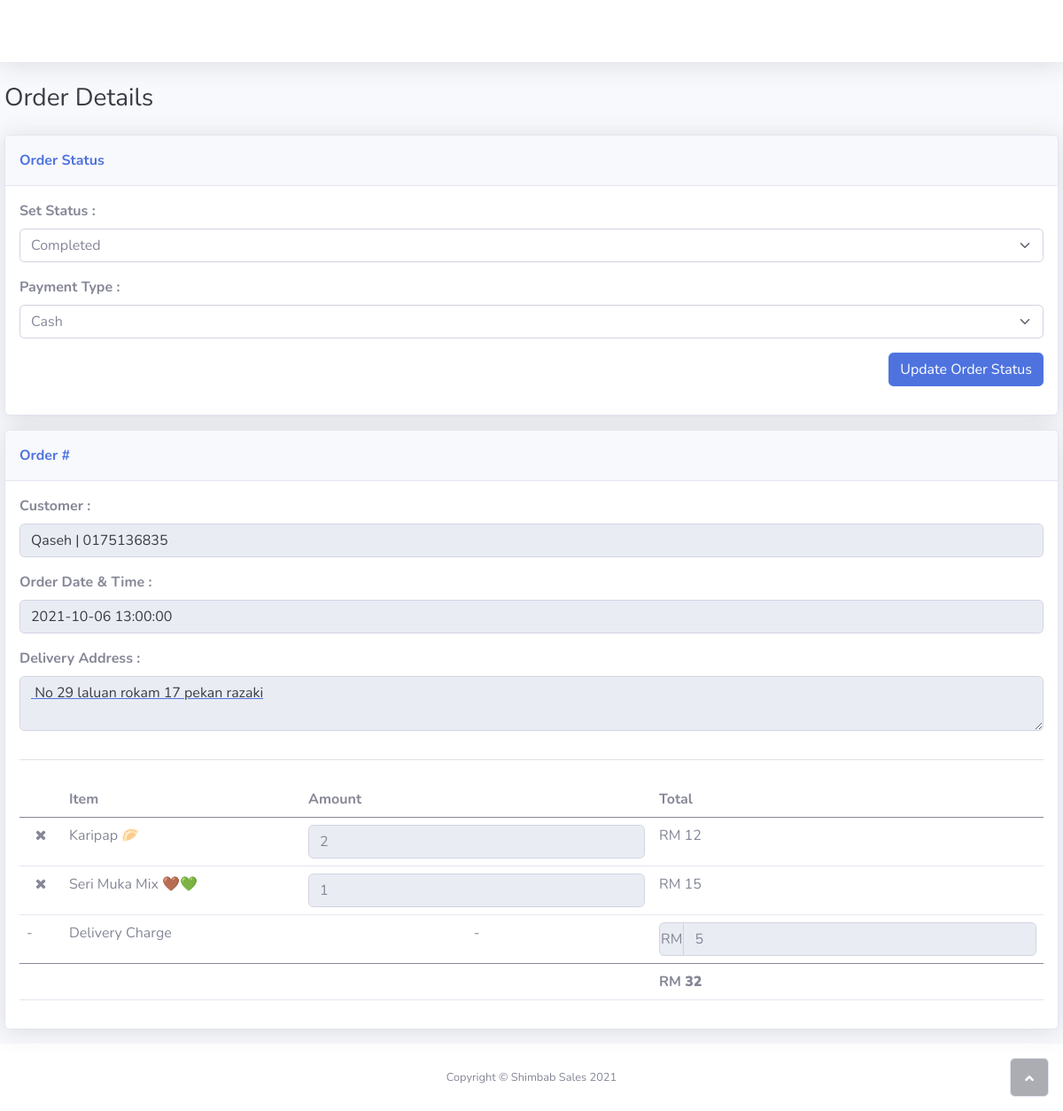
/hidden_order_details?order_id=15, run on the app's committed database.
### tables this page shows
CREATE TABLE "Customer" (
	"CustomerID"	INTEGER NOT NULL PRIMARY KEY AUTOINCREMENT UNIQUE,
	"Name"	TEXT NOT NULL,
	"Phone"	TEXT NOT NULL CHECK(length(Phone)<=11) UNIQUE
);

CREATE TABLE "OrderTable" (
	"OrderID"	INTEGER NOT NULL UNIQUE,
	"CustomerID"	INTEGER NOT NULL,
	"OrderDate"	TEXT NOT NULL,
	"TotalAmount"	INTEGER NOT NULL,
	"ShipmentAddress"	TEXT,
	"OrderStatusID"	INTEGER NOT NULL,
	"PaymentType"	INTEGER,
	"DeliveryCharge"	INTEGER,
	PRIMARY KEY("OrderID" AUTOINCREMENT),
	FOREIGN KEY("CustomerID") REFERENCES "Customer"("CustomerID")
);

CREATE TABLE "OrderLine" (
	"OrderLineID"	INTEGER NOT NULL UNIQUE,
	"OrderID"	INTEGER NOT NULL,
	"StockID"	INTEGER NOT NULL,
	"Amount"	INTEGER NOT NULL,
	FOREIGN KEY("StockID") REFERENCES "Stock"("StockID"),
	FOREIGN KEY("OrderID") REFERENCES "OrderTable"("OrderID"),
	PRIMARY KEY("OrderLineID" AUTOINCREMENT)
);

CREATE TABLE "Stock" (
	"StockID"	INTEGER NOT NULL UNIQUE,
	"StockName"	TEXT NOT NULL UNIQUE,
	"StockPrice"	INTEGER NOT NULL,
	"StockAmount"	INTEGER NOT NULL,
	PRIMARY KEY("StockID" AUTOINCREMENT)
);

### server.py (the view)
@app.route("/hidden_order_details")
def hidden_order_details():
    if request.method == 'GET':
        order_id = request.args.get("order_id")
        order_details, ordered_item = database_handler.get_order_details(order_id)
        all_stocks = database_handler.get_all_stock()
    return render_template('hidden_order_details.html', all_stocks=all_stocks, order_details=order_details, ordered_item=ordered_item)

### database_handler.py (called while the page is built)
def get_all_stock():
    stock_list = []
    for row in c.execute('SELECT Stock.StockID , Stock.StockName, Stock.StockPrice, Stock.StockAmount FROM Stock'):
        stock_list.append( {'StockID': row[0], 'StockName': row[1], 'StockPrice': row[2], 'StockAmount': row[3]} )
    return stock_list

### templates/hidden_order_details.html (shortened to what this page needs)
{% extends "hidden_base.html" %}
{% set active_page = "Order Details" %}
{% block content %}
<div class="container-fluid" style="padding-right: 5px;padding-left: 5px;">
    <h3 class="text-dark mb-4">Order Details</h3>
    <div class="card shadow mb-3">
        <div class="card-header py-3">
            <p class="text-primary m-0 fw-bold">Order Status</p>
        </div>
        <div class="card-body">
            <form method="POST" action="/hidden_order_details/update_order_status">
                <div class="row">
                    <div class="col">
                        <div class="mb-3"><label class="form-label" for="username"><strong>Set Status : </strong></label><select name="order_status" class="form-select">
                                <option value="1" selected>Completed</option>
                            </select></div>
                    </div>
                </div>
                <div class="row">
                    <div class="col">
                        <div class="mb-3"><label class="form-label" for="first_name"><strong>Payment Type : </strong></label><select name="payment_type" class="form-select">
                                <option value="0" selected>Cash</option>
                            </select></div>
                    </div>
                </div>
                <div class="text-end mb-3"><button class="btn btn-primary" type="submit">Update Order Status</button></div>
            </form>
        </div>
    </div>
    <div class="card shadow mb-3">
        <div class="card-header py-3">
            <p class="text-primary m-0 fw-bold">Order #</p>
        </div>
        <div class="card-body">
            <form autocomplete="off" method="POST" action="/order_details/update_order_details">
                <div class="row">
                    <div class="col">
                        <div class="mb-3" class="autocomplete"><label class="form-label" for="username"><strong>Customer :</strong></label><input id="customer_name" class="form-control text-dark" type="search" value="{{order_details.customer_name}} | {{order_details.customer_phone}}" disabled></div>
                    </div>
                </div>
                <div class="row">
                    <div class="col">
                        <div class="mb-3"><label class="form-label" for="first_name"><strong>Order Date &amp; Time :</strong></label><input name="order_date"  class="form-control text-dark" type="text" value="{{order_details.order_datetime}}" readonly></div>
                    </div>
                </div>
                <div class="row">
                    <div class="col">
                        <div class="mb-3"><label class="form-label" for="first_name"><strong>Delivery Address :</strong></label><a href="https://www.waze.com/ul?q={{(order_details.delivery_address).replace(" ", "+")}}"><textarea name="order_delivery_location" class="form-control text-dark" placeholder="Self Pickup" value="{{order_details.delivery_address}}" readonly>{{order_details.delivery_address}}</textarea></a></div>
                    </div>
                </div>
                <hr>
                <div class="row">
                    <div class="col">
                        <div class="table-responsive table mt-2" id="dataTable" role="grid" aria-describedby="dataTable_info">
                            <table class="table my-0" id="dataTable" onchange="calculate_total()">
                                <thead>
                                    <tr>
                                        <th></th>
                                        <th>Item</th>
                                        <th>Amount</th>
                                        <th>Total</th>
                                    </tr>
                                </thead>
                                <tbody id="table_item_list">
                                    {% for stock in ordered_item %}
                                    <tr>
                                        <td class="text-center"><a onclick="remove_column(this)"><i class="fa fa-remove"></i></a></td>
                                        <td>{{stock.stock_name}}</td>
                                        <td class="text-center" ><input name="amount" class="form-control" type="number" min="0" value="{{stock.stock_amount}}" pattern="\d*" readonly></td>
                                        <td>RM {{stock.stock_amount * stock.stock_price}}</td>
                                    </tr>
                                    {% endfor %}
                                    <tr>
                                        <td class="text-cneter" >-</td>
                                        <td>Delivery Charge</td>
                                        <td class="text-center">-</td>
                                        <td>
                                            <div class="input-group"><span class="input-group-text" style="padding-right: 1px;padding-left: 1px;">RM</span><input name="delivery_charge" class="form-control" type="number" inputmode="decimal" step="0.01" value={{order_details.delivery_charge}} readonly></div>
                                        </td>
                                    </tr>
                                </tbody>
                                <tfoot>
                                    <tr>
                                        <td></td>
                                        <td></td>
                                        <td><strong></strong></td>
                                        <td><strong>RM <strong id="total_order_price">{{order_details.total_amount}}</strong></strong></td>
                                    </tr>
                                </tfoot>
                            </table>
                        </div>
                    </div>
                </div>
            </form>
        </div>
    </div>
</div>
{% endblock %}

### templates/hidden_base.html (shortened to what this page needs)
{% set active_page = active_page %}
<!DOCTYPE html>
<html>
<head>
    <link rel="stylesheet" href="{{ url_for('static', filename = 'assets/bootstrap/css/bootstrap.min.css') }}">
    <link rel="stylesheet" href="{{ url_for('static', filename = 'assets/fonts/fontawesome-all.min.css')}}">
    <link rel="stylesheet" href="{{ url_for('static', filename = 'assets/fonts/font-awesome.min.css')}}">
    <link rel="stylesheet" href="{{ url_for('static', filename = 'assets/fonts/fontawesome5-overrides.min.css')}}">
    <link rel="stylesheet" href="{{ url_for('static', filename = 'assets/sb-admin.css')}}">
</head>
<body id="page-top">
    <div id="wrapper">
        <div class="d-flex flex-column" id="content-wrapper">
            <div id="content">
                <nav class="navbar navbar-light navbar-expand bg-white shadow mb-4 topbar static-top">
                </nav>
                {% block content %}
                {% endblock %}
            </div>
            <footer class="bg-white sticky-footer">
                <div class="container my-auto">
                    <div class="text-center my-auto copyright"><span>Copyright © Shimbab Sales 2021</span></div>
                </div>
            </footer>
        </div><a class="border rounded d-inline scroll-to-top" href="#page-top"><i class="fas fa-angle-up"></i></a>
    </div>
</body>
</html>

### static/assets/sb-admin.css (style rules this page uses)
* { box-sizing: border-box; }

### data on the page
Customer: customer_name "Qaseh | 0175136835"
OrderTable: order_delivery_location "No 29 laluan rokam 17 pekan razaki"
OrderLine: stock_name "Karipap 🥟", amount "2", stock_amount "12"
OrderLine: stock_name "Seri Muka Mix 🤎💚", amount "1", stock.stock_amount*stock.stock_price "15"

### other printed values
{{ order_details.total_amount }} "32"
